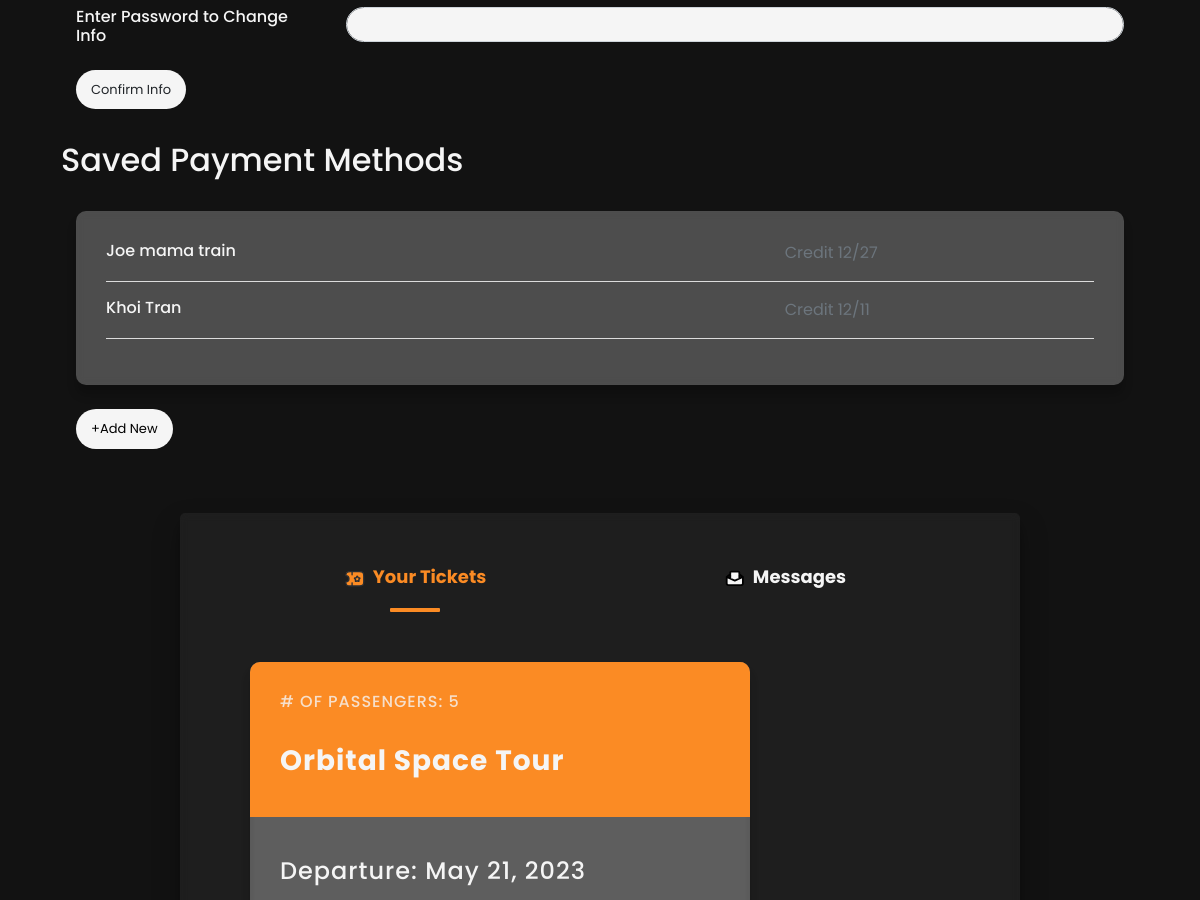
The page /profile (signed in, middle part) on the database as committed earlier.
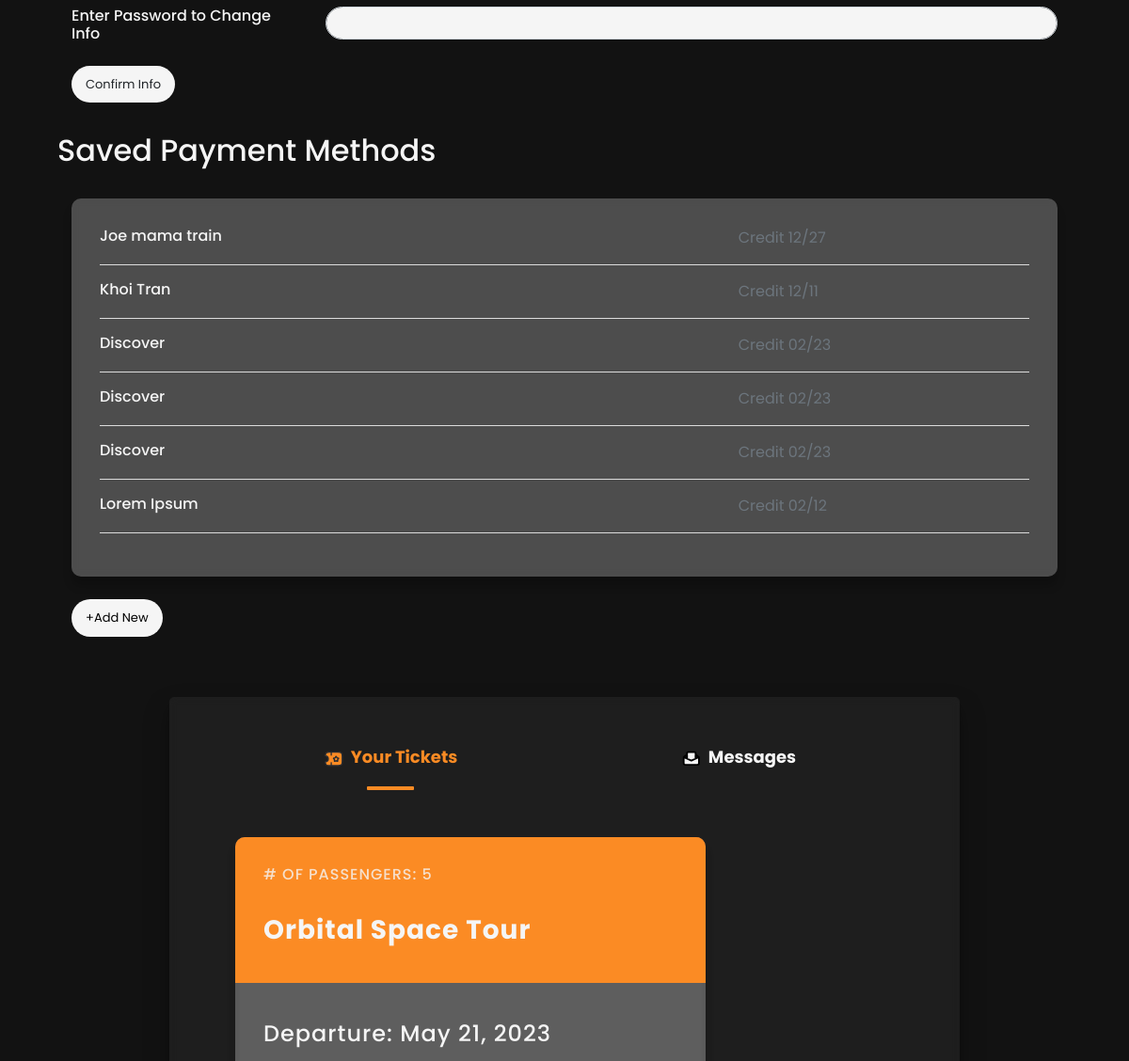
The same page on the database as committed later.
### odyssey/models.py (models this page shows, shortened)
class Payment(models.Model):
    cardName = models.CharField(max_length = 64)
    firstNameBill = models.CharField(max_length = 64)
    lastNameBill = models.CharField(max_length = 64)
    inputAddress = models.CharField(max_length = 64)
    inputCity = models.CharField(max_length = 64)
    inputState = models.CharField(max_length = 64)
    inputZip = models.CharField(max_length = 64)
    paymentMethod = models.CharField(max_length = 64)
    cc_name = models.CharField(max_length = 64)
    cc_number = models.CharField(max_length = 64)
    cc_expiration = models.CharField(max_length = 64)
    cc_cvv = models.CharField(max_length = 64)
    account = models.ForeignKey(User, on_delete=models.CASCADE)
    def __str__(self):
        return f"{self.cc_name}"

class Order(models.Model):
    tourChoice = models.CharField(max_length = 64)
    payment = models.ForeignKey(Payment, on_delete = models.CASCADE)
    account = models.ForeignKey(User, on_delete = models.CASCADE)
    depart_date = models.DateField(default = (datetime.now() + timedelta(days = 64)))
    numTickets = models.IntegerField(default = 1)
    status = models.CharField(
        max_length = 20,
        choices = STATUS_CHOICES,
        default = "pending",
    )
    date = models.DateTimeField(auto_now_add = True)

### odyssey/views.py (the view)
# urls.py: path('profile',views.profile, name = "profile"),
@login_required
def profile(request):
    if not request.user.is_authenticated:
        messages.error(request, "Please Log In")
        return HttpResponseRedirect(reverse("registration"))
    account = Account.objects.get(user = request.user)
    payment_methods = Payment.objects.filter(account = request.user)
    orders = Order.objects.filter(account = request.user).order_by('depart_date')
    message_center = HelpTicket.objects.filter(account = request.user).order_by('-id')
    context = {
        "account":account,
        "payments":payment_methods,
        "orders":orders,
        "user_info":request.user,
        "message_center":message_center,
    }
    return render(request, "odyssey/profile.html", context)

### odyssey/templates/odyssey/profile.html (shortened to what this page needs)
{% extends 'odyssey/layout.html' %}
{% block body %}
{% load static %}
<br>
<br>
<div class="container-profile">
    <div class="flex-child">
        <div class="card">
            <div class="card-body">
                <form method="POST" action="{% url 'edit_profile' %}">
                    <br>
                    <div class="row">
                        <div class="col-sm-3">
                            <h6 class="mb-0">Enter Password to Change Info</h6>
                        </div>
                        <div class="col-sm-9 text-primary">
                            <input class="reset-styling text-primary form-control" type="password"
                                name="conf_password" />
                        </div>
                    </div>
                    <br>
                    <button class="btn btn-sm submit-btn" type="submit">Confirm Info</button>
                </form>
            </div>
        </div>
    </div>
    <div class="flex-child">
        <div class="card">
            <div class="card-body">
                <div class="row">
                    <h2>Saved Payment Methods</h2>
                </div>
                <br>
                <div class="payment-container">
                    {% for payment in payments %}
                    <div class="row">
                        <div class="col-sm-8">
                            <h6 class="mb-0">{{payment.cc_name}}</h6>
                        </div>
                        <div class="col-sm-4 text-secondary">
                            {{payment.paymentMethod}} {{payment.cc_expiration}}
                        </div>
                    </div>
                    <hr>
                    {% endfor %}
                </div>
                <br>
                <button id="toggler" class="submit-btn btn-sm" onclick="toggleNewPayment()">+Add
                    New</button>
            </div>
        </div>
    </div>
</div>
<br>
<br>
<div class="tabsProfile">
    <ul>
        <li title="ticket"><label for="tab1" role="button"><br><span> Your Tickets</span></label></li>
        <li title="messages"><label for="tab2" role="button"><br><span> Messages</span></label></li>
    </ul>
    <div class="slider">
        <div class="indicator"></div>
    </div>
    <div class="content">
        <section>
            <div class="tickets-container">
                {% for order in orders %}
                <div class="ticket">
                    <div class="ticket-preview">
                        <h6># of Passengers: {{order.numTickets}}</h6>
                        <br>
                        {% if order.tourChoice != "undefined" %}
                        <h3><b>{{order.tourChoice}}</b></h3>
                        {% else %}
                        <h3><b>Next Available</b></h3>
                        {% endif %}
                    </div>
                    <div class="ticket-info">
                        <h4>Departure: {{order.depart_date}}</h4>
                        <br>
                        <br>
                        <br>
                    </div>
                </div>
                {% endfor %}
            </div>
        </section>
    </div>
</div>
<br>
<br>
{% endblock %}

### odyssey/templates/odyssey/layout.html (shortened to what this page needs)
<!DOCTYPE html>
<html>
<head>
    {% load static %}
    <link rel="stylesheet" href="https://stackpath.bootstrapcdn.com/bootstrap/4.4.1/css/bootstrap.min.css"
>
    <link rel="stylesheet" href="https://maxcdn.bootstrapcdn.com/font-awesome/4.7.0/css/font-awesome.min.css">
    <link rel="stylesheet" href="https://stackpath.bootstrapcdn.com/bootstrap/4.5.0/css/bootstrap.min.css">
    <link type="text/css" href="{% static 'odyssey/styles.css' %}" rel="stylesheet">
</head>
<body data-spy="scroll" data-target="#navbar" data-offset="0">
    <div class="body">
        {% block body %}
        {% endblock %}
    </div>
</body>
</html>

Rows that differ between the two databases and show on the page:
added Payment: cc_name "Discover", paymentMethod "Credit", cc_expiration "02/23"
added Payment: cc_name "Discover", paymentMethod "Credit", cc_expiration "02/23"
added Payment: cc_name "Discover", paymentMethod "Credit", cc_expiration "02/23"
added Payment: cc_name "Lorem Ipsum", paymentMethod "Credit", cc_expiration "02/12"
